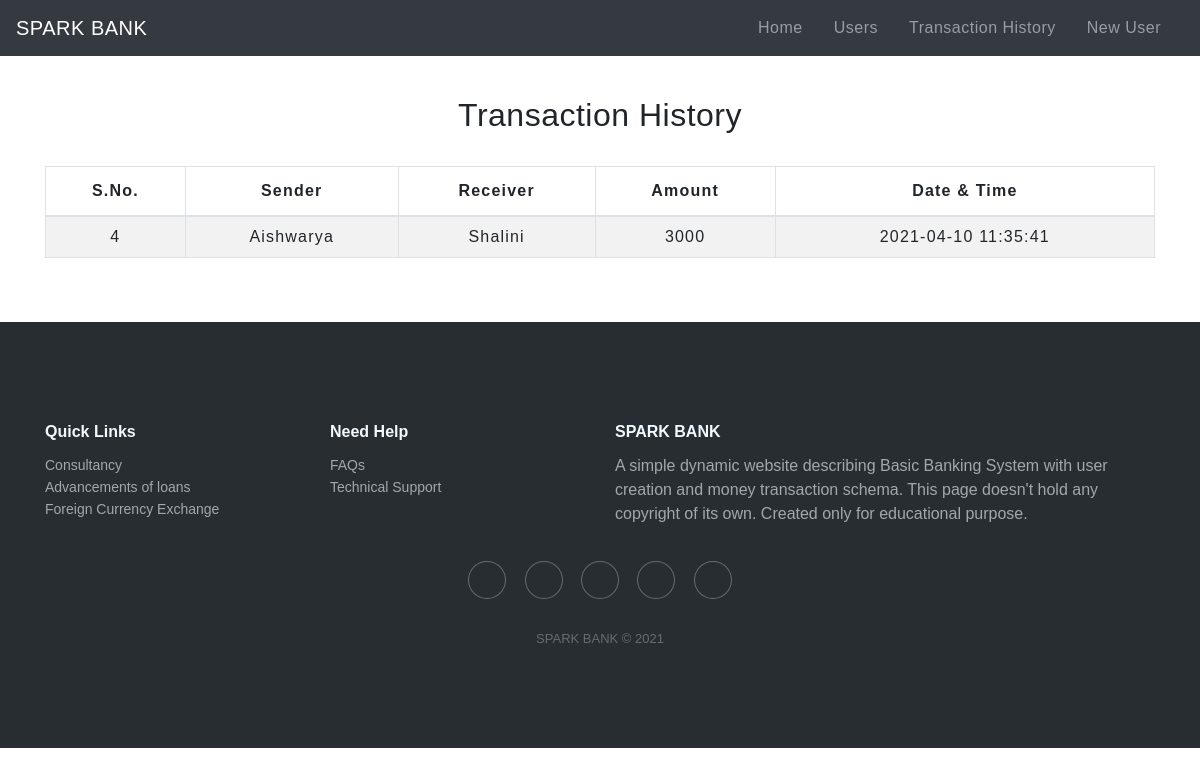
The page /transactionhistory.php on the database its author committed.
### tables this page shows
CREATE TABLE `transaction` (
  `sno` int(3) NOT NULL,
  `sender` text NOT NULL,
  `receiver` text NOT NULL,
  `balance` int(8) NOT NULL,
  `datetime` datetime NOT NULL DEFAULT current_timestamp()
);

### transactionhistory.php (the view, shortened to what this page needs)
<!DOCTYPE html>
<html lang="en">
<head>
    <link rel="stylesheet" href="https://stackpath.bootstrapcdn.com/bootstrap/4.5.2/css/bootstrap.min.css">
    <link rel="stylesheet" type="text/css" href="css/table.css">
    <link rel="stylesheet" type="text/css" href="css/navbar.css">
    <link rel="stylesheet" href="https://cdnjs.cloudflare.com/ajax/libs/twitter-bootstrap/4.1.3/css/bootstrap.min.css">
    <link rel="stylesheet" href="https://cdnjs.cloudflare.com/ajax/libs/ionicons/2.0.1/css/ionicons.min.css">
    <link rel="stylesheet" href="css/footerstyle.css">
</head>
<body>
<?php
  include 'navbar.php';
?>
	<div class="container">
        <h2 class="text-center pt-4">Transaction History</h2>
       <br>
       <div class="table-responsive-sm">
    <table class="table table-hover table-striped table-condensed table-bordered">
        <thead>
            <tr>
                <th class="text-center">S.No.</th>
                <th class="text-center">Sender</th>
                <th class="text-center">Receiver</th>
                <th class="text-center">Amount</th>
                <th class="text-center">Date & Time</th>
            </tr>
        </thead>
        <tbody>
        <?php
            include 'config.php';
            $sql ="select * from transaction";
            $query =mysqli_query($conn, $sql);
            while($rows = mysqli_fetch_assoc($query))
            {
        ?>
            <tr>
            <td class="py-2"><?php echo $rows['sno']; ?></td>
            <td class="py-2"><?php echo $rows['sender']; ?></td>
            <td class="py-2"><?php echo $rows['receiver']; ?></td>
            <td class="py-2"><?php echo $rows['balance']; ?> </td>
            <td class="py-2"><?php echo $rows['datetime']; ?> </td>
        <?php
            }
        ?>
        </tbody>
    </table>
    </div>
</div>
<?php
  include 'footer.php';
  ?>
</body>
</html>

### css/table.css (style rules this page uses)
* { padding: 0; margin: 0; box-sizing: border-box; font-family: sans-serif; }
h2 { font-size: 40px; }
table { letter-spacing: 1.2px; }
td { text-align: center; }

### css/navbar.css (style rules this page uses)
h2 { color: #4C4B4B; letter-spacing: 0.5px; font-family: raleway; }

### rows shown on the page
transaction: sno "4", sender "Aishwarya", receiver "Shalini", balance "3000", datetime "2021-04-10 11:35:41"
